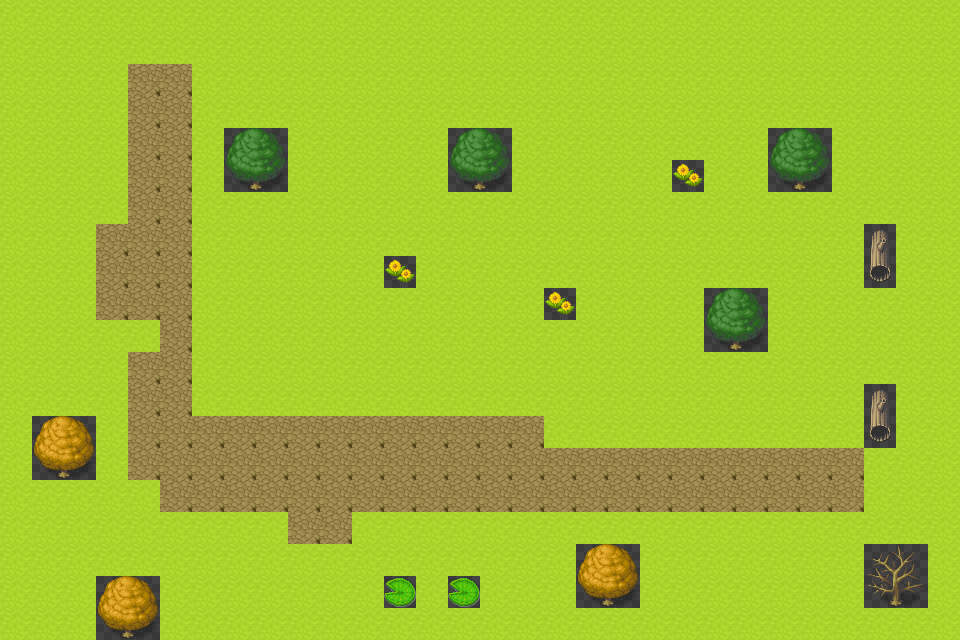

Below is a game level as drawn by its tile map, then a one-line description and the .tmx file that defines it, in full:
An orthogonal 30x20 tile map with 32x32 px tiles, 3 tile layers (Suelo, Arboles, Otros) and 15 objects.

<map version="1.10" tiledversion="1.11.0" orientation="orthogonal" renderorder="right-down" width="30" height="20" tilewidth="32" tileheight="32" infinite="0" nextlayerid="6" nextobjectid="18">
 <editorsettings>
  <export target="../public/assets/tilemaps/mapa2.json" format="json" />
 </editorsettings>
 <tileset firstgid="1" name="tileset5" tilewidth="32" tileheight="32" tilecount="176" columns="8">
  <image source="../public/assets/tilesets/tileset5.png" width="256" height="704" />
 </tileset>
 <layer id="1" name="Suelo" width="30" height="20">
  <data encoding="csv">
3,3,3,3,3,3,3,3,3,3,3,3,3,3,3,3,3,3,3,3,3,3,3,3,3,3,3,3,3,3,
3,3,3,3,3,3,3,3,3,3,3,3,3,3,3,3,3,3,3,3,3,3,3,3,3,3,3,3,3,3,
3,3,3,3,116,116,3,3,3,3,3,3,3,3,3,3,3,3,3,3,3,3,3,3,3,3,3,3,3,3,
3,3,3,3,116,116,3,3,3,3,3,3,3,3,3,3,3,3,3,3,3,3,3,3,3,3,3,3,3,3,
3,3,3,3,116,116,3,3,3,3,3,3,3,3,3,3,3,3,3,3,3,3,3,3,3,3,3,3,3,3,
3,3,3,3,116,116,3,3,3,3,3,3,3,3,3,3,3,3,3,3,3,3,3,3,3,3,3,3,3,3,
3,3,3,3,116,116,3,3,3,3,3,3,3,3,3,3,3,3,3,3,3,3,3,3,3,3,3,3,3,3,
3,3,3,116,116,116,3,3,3,3,3,3,3,3,3,3,3,3,3,3,3,3,3,3,3,3,3,3,3,3,
3,3,3,116,116,116,3,3,3,3,3,3,3,3,3,3,3,3,3,3,3,3,3,3,3,3,3,3,3,3,
3,3,3,116,116,116,3,3,3,3,3,3,3,3,3,3,3,3,3,3,3,3,3,3,3,3,3,3,3,3,
3,3,3,3,3,116,3,3,3,3,3,3,3,3,3,3,3,3,3,3,3,3,3,3,3,3,3,3,3,3,
3,3,3,3,116,116,3,3,3,3,3,3,3,3,3,3,3,3,3,3,3,3,3,3,3,3,3,3,3,3,
3,3,3,3,116,116,3,3,3,3,3,3,3,3,3,3,3,3,3,3,3,3,3,3,3,3,3,3,3,3,
3,3,3,3,116,116,116,116,116,116,116,116,116,116,116,116,116,3,3,3,3,3,3,3,3,3,3,3,3,3,
3,3,3,3,116,116,116,116,116,116,116,116,116,116,116,116,116,116,116,116,116,116,116,116,116,116,116,3,3,3,
3,3,3,3,3,116,116,116,116,116,116,116,116,116,116,116,116,116,116,116,116,116,116,116,116,116,116,3,3,3,
3,3,3,3,3,3,3,3,3,116,116,3,3,3,3,3,3,3,3,3,3,3,3,3,3,3,3,3,3,3,
3,3,3,3,3,3,3,3,3,3,3,3,3,3,3,3,3,3,3,3,3,3,3,3,3,3,3,3,3,3,
3,3,3,3,3,3,3,3,3,3,3,3,3,3,3,3,3,3,3,3,3,3,3,3,3,3,3,3,3,3,
3,3,3,3,3,3,3,3,3,3,3,3,3,3,3,3,3,3,3,3,3,3,3,3,3,3,3,3,3,3
</data>
 </layer>
 <layer id="2" name="Arboles" width="30" height="20">
  <data encoding="csv">
0,0,0,0,0,0,0,0,0,0,0,0,0,0,0,0,0,0,0,0,0,0,0,0,0,0,0,0,0,0,
0,0,0,0,0,0,0,0,0,0,0,0,0,0,0,0,0,0,0,0,0,0,0,0,0,0,0,0,0,0,
0,0,0,0,0,0,0,0,0,0,0,0,0,0,0,0,0,0,0,0,0,0,0,0,0,0,0,0,0,0,
0,0,0,0,0,0,0,0,0,0,0,0,0,0,0,0,0,0,0,0,0,0,0,0,0,0,0,0,0,0,
0,0,0,0,0,0,0,11,12,0,0,0,0,0,11,12,0,0,0,0,0,0,0,0,11,12,0,0,0,0,
0,0,0,0,0,0,0,19,20,0,0,0,0,0,19,20,0,0,0,0,0,0,0,0,19,20,0,0,0,0,
0,0,0,0,0,0,0,0,0,0,0,0,0,0,0,0,0,0,0,0,0,0,0,0,0,0,0,0,0,0,
0,0,0,0,0,0,0,0,0,0,0,0,0,0,0,0,0,0,0,0,0,0,0,0,0,0,0,0,0,0,
0,0,0,0,0,0,0,0,0,0,0,0,0,0,0,0,0,0,0,0,0,0,0,0,0,0,0,0,0,0,
0,0,0,0,0,0,0,0,0,0,0,0,0,0,0,0,0,0,0,0,0,0,11,12,0,0,0,0,0,0,
0,0,0,0,0,0,0,0,0,0,0,0,0,0,0,0,0,0,0,0,0,0,19,20,0,0,0,0,0,0,
0,0,0,0,0,0,0,0,0,0,0,0,0,0,0,0,0,0,0,0,0,0,0,0,0,0,0,0,0,0,
0,0,0,0,0,0,0,0,0,0,0,0,0,0,0,0,0,0,0,0,0,0,0,0,0,0,0,0,0,0,
0,13,14,0,0,0,0,0,0,0,0,0,0,0,0,0,0,0,0,0,0,0,0,0,0,0,0,0,0,0,
0,21,22,0,0,0,0,0,0,0,0,0,0,0,0,0,0,0,0,0,0,0,0,0,0,0,0,0,0,0,
0,0,0,0,0,0,0,0,0,0,0,0,0,0,0,0,0,0,0,0,0,0,0,0,0,0,0,0,0,0,
0,0,0,0,0,0,0,0,0,0,0,0,0,0,0,0,0,0,0,0,0,0,0,0,0,0,0,0,0,0,
0,0,0,0,0,0,0,0,0,0,0,0,0,0,0,0,0,0,13,14,0,0,0,0,0,0,0,15,16,0,
0,0,0,13,14,0,0,0,0,0,0,0,0,0,0,0,0,0,21,22,0,0,0,0,0,0,0,23,24,0,
0,0,0,21,22,0,0,0,0,0,0,0,0,0,0,0,0,0,0,0,0,0,0,0,0,0,0,0,0,0
</data>
 </layer>
 <layer id="3" name="Otros" width="30" height="20">
  <data encoding="csv">
0,0,0,0,0,0,0,0,0,0,0,0,0,0,0,0,0,0,0,0,0,0,0,0,0,0,0,0,0,0,
0,0,0,0,0,0,0,0,0,0,0,0,0,0,0,0,0,0,0,0,0,0,0,0,0,0,0,0,0,0,
0,0,0,0,0,0,0,0,0,0,0,0,0,0,0,0,0,0,0,0,0,0,0,0,0,0,0,0,0,0,
0,0,0,0,0,0,0,0,0,0,0,0,0,0,0,0,0,0,0,0,0,0,0,0,0,0,0,0,0,0,
0,0,0,0,0,0,0,0,0,0,0,0,0,0,0,0,0,0,0,0,0,0,0,0,0,0,0,0,0,0,
0,0,0,0,0,0,0,0,0,0,0,0,0,0,0,0,0,0,0,0,0,56,0,0,0,0,0,0,0,0,
0,0,0,0,0,0,0,0,0,0,0,0,0,0,0,0,0,0,0,0,0,0,0,0,0,0,0,0,0,0,
0,0,0,0,0,0,0,0,0,0,0,0,0,0,0,0,0,0,0,0,0,0,0,0,0,0,0,64,0,0,
0,0,0,0,0,0,0,0,0,0,0,0,56,0,0,0,0,0,0,0,0,0,0,0,0,0,0,72,0,0,
0,0,0,0,0,0,0,0,0,0,0,0,0,0,0,0,0,56,0,0,0,0,0,0,0,0,0,0,0,0,
0,0,0,0,0,0,0,0,0,0,0,0,0,0,0,0,0,0,0,0,0,0,0,0,0,0,0,0,0,0,
0,0,0,0,0,0,0,0,0,0,0,0,0,0,0,0,0,0,0,0,0,0,0,0,0,0,0,0,0,0,
0,0,0,0,0,0,0,0,0,0,0,0,0,0,0,0,0,0,0,0,0,0,0,0,0,0,0,64,0,0,
0,0,0,0,0,0,0,0,0,0,0,0,0,0,0,0,0,0,0,0,0,0,0,0,0,0,0,72,0,0,
0,0,0,0,0,0,0,0,0,0,0,0,0,0,0,0,0,0,0,0,0,0,0,0,0,0,0,0,0,0,
0,0,0,0,0,0,0,0,0,0,0,0,0,0,0,0,0,0,0,0,0,0,0,0,0,0,0,0,0,0,
0,0,0,0,0,0,0,0,0,0,0,0,0,0,0,0,0,0,0,0,0,0,0,0,0,0,0,0,0,0,
0,0,0,0,0,0,0,0,0,0,0,0,0,0,0,0,0,0,0,0,0,0,0,0,0,0,0,0,0,0,
0,0,0,0,0,0,0,0,0,0,0,0,60,0,60,0,0,0,0,0,0,0,0,0,0,0,0,0,0,0,
0,0,0,0,0,0,0,0,0,0,0,0,0,0,0,0,0,0,0,0,0,0,0,0,0,0,0,0,0,0
</data>
 </layer>
 <objectgroup id="4" name="objetos">
  <object id="1" x="142.667" y="416" width="717.333" height="90.6667">
   <properties>
    <property name="tipo" value="suelo" />
   </properties>
  </object>
  <object id="2" x="440" y="114.667" width="76" height="82.6667">
   <ellipse />
  </object>
  <object id="3" x="225.333" y="129.333" width="62.6667" height="61.3333">
   <properties>
    <property name="tipo" value="Arbol" />
   </properties>
   <ellipse />
  </object>
  <object id="4" x="764" y="118.667" width="72" height="77.3333">
   <ellipse />
  </object>
  <object id="5" x="701.333" y="285.333" width="66.6667" height="68">
   <ellipse />
  </object>
  <object id="6" x="580" y="546.667" width="57.3333" height="56">
   <ellipse />
  </object>
  <object id="7" x="869.333" y="546.667" width="53.3333" height="57.3333">
   <ellipse />
  </object>
  <object id="8" x="96" y="574.667" width="58.6667" height="61.3333">
   <ellipse />
  </object>
  <object id="9" x="28" y="417.333" width="64" height="61.3333">
   <ellipse />
  </object>
 </objectgroup>
 <objectgroup id="5" name="toads">
  <object id="12" x="143" y="82">
   <point />
  </object>
  <object id="13" x="157" y="259">
   <point />
  </object>
  <object id="14" x="730" y="76">
   <point />
  </object>
  <object id="15" x="940" y="360">
   <point />
  </object>
  <object id="16" x="738" y="590">
   <point />
  </object>
  <object id="17" x="224" y="570">
   <point />
  </object>
 </objectgroup>
</map>
